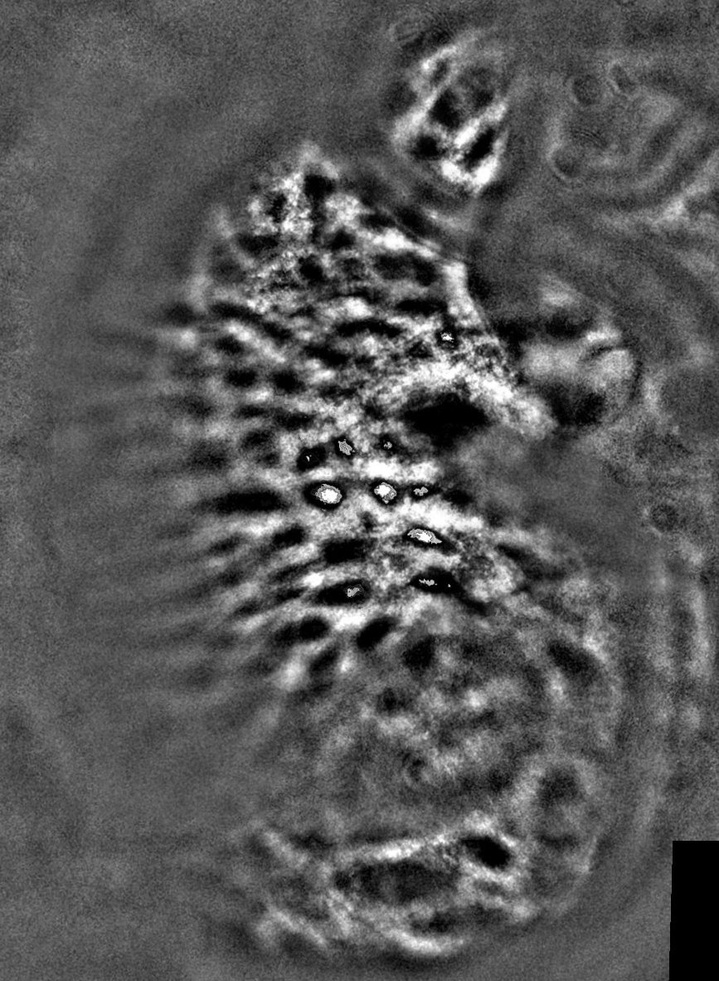
#> input picture Lame_criblee/LC001.jpg, 719 x 981 px, shrunk from 867 x 1182 before the run
$ jupyter execute --allow-errors Filter_testing.ipynb   (older library calls are emulated)
#> lines starting #> are read from the running program, lines starting #| are printed output that depends on the picture; after the words box and inside, x2 and y2 are one past the last pixel; in counts of white or black regions, pixels touching at a corner belong together
[cell 1]
import numpy as np
import matplotlib.pyplot as plt
from matplotlib import colors
import PIL
import scipy.io
import cv2
import os
import scipy as sp
from skimage.morphology import disk, reconstruction

[cell 2]
# All the path
projet_path = os.getcwd()
image_path = os.path.join(projet_path, "Lame_criblee")
mask_path = os.path.join(projet_path, "Terrain")

[cell 3]
im_name = "LC001"
if os.path.exists(os.path.join(image_path, f"{im_name}.jpg")):
    im = cv2.imread(f'{image_path}/{im_name}.jpg')
#> im is the input picture: shape (981, 719, 3); min 0, max 255, mean 86.8
elif os.path.exists(os.path.join(image_path, f"{im_name}.png")):
    im = cv2.imread(f'{image_path}/{im_name}.png')
else :
    print("The file path does not exist")
[H, W, I] = im.shape
#plt.imshow(im)
im = cv2.cvtColor(im, cv2.COLOR_BGR2GRAY)
#> im: shape (981, 719)

#> (a cell that did not finish here is left out)

[cell 5]
# Overlap image and mask
colormap = colors.ListedColormap(['white', 'red'])
#plt.imshow(im, cmap=plt.cm.gray)
#plt.imshow(mask, cmap = colormap, alpha = 0.2)

[cell 6]
# Cleaning the dark rectangles
_, binary = cv2.threshold(im, 10, 255, cv2.THRESH_BINARY_INV)
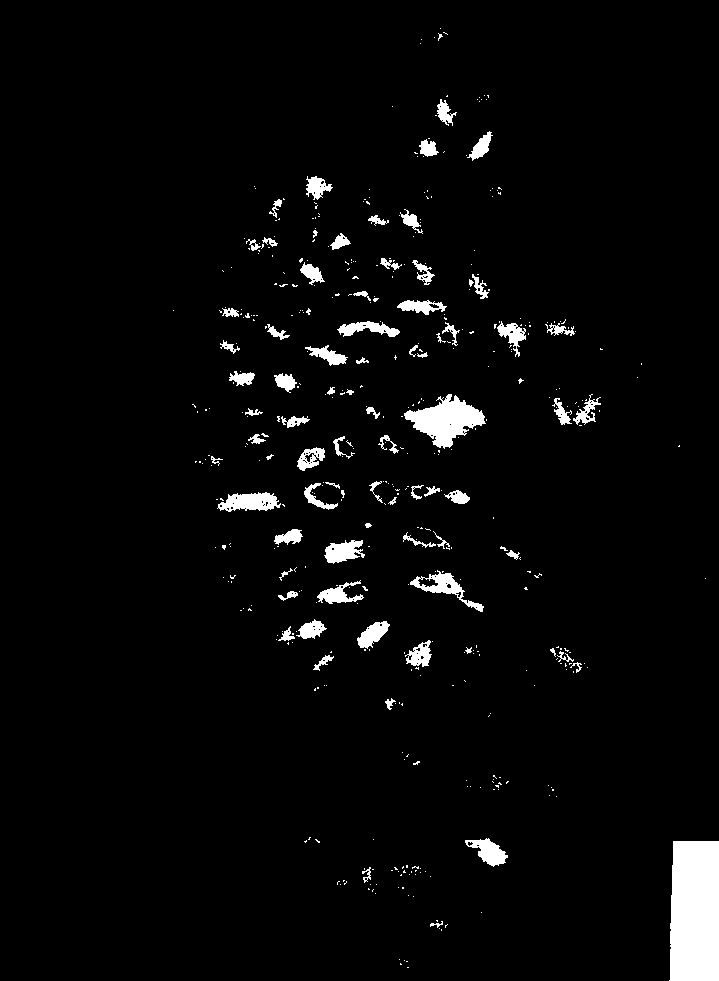
#> binary: shape (981, 719); 3.4% white; 464 white regions (385 under 20 px)
contours, _ = cv2.findContours(binary, cv2.RETR_EXTERNAL, cv2.CHAIN_APPROX_SIMPLE)
#> contours = 464 contours, 400 with area under 20; largest, box (x1, y1, x2, y2) and area: (669, 841, 719, 981) 6509, (404, 394, 486, 449) 2114, (410, 570, 484, 612) 805, (217, 492, 281, 512) 778, (465, 838, 508, 867) 574
created_mask = np.ones(im.shape, dtype=np.uint8) * 255

for contour in contours:
    x, y, w, h = cv2.boundingRect(contour)
    if (w > 20 and h > 20) and (x < 10 or x + w > im.shape[1] - 10):
        cv2.drawContours(created_mask, [contour], -1, 0, -1)
#> this loop made 464 passes
#> (x, y, w, h) on passes 4, 5, 7: (404, 960, 1, 1), (399, 959, 1, 1), (439, 928, 1, 1)
#> created_mask: shape (981, 719); 99.1% white; 1 black region, box (x1, y1, x2, y2) and area: (669, 841, 719, 981) 6696

im[created_mask == 0] = 128
#> im: shape (981, 719); min 0, max 255, mean 88
plt.imshow(im, cmap = plt.cm.gray)

[cell 7]
# inverser couleurs images
im_inverted = 255 - im
plt.imshow(im_inverted, cmap = plt.cm.gray)

[cell 8]
# Egalisation de l'histogramme de niveaux de gris
egal_image = cv2.equalizeHist(im_inverted)
fig, axes = plt.subplots(1, 2, figsize=(10, 5))
axes[0].imshow(im_inverted, cmap = plt.cm.gray)
axes[1].imshow(egal_image, cmap = plt.cm.gray)

[cell 9]
contrast_coeff = 1.6
brightness_coeff = 0 #coeff entre 1 et 3 (en dessous de 1, diminue le contrast)
brighter_image = egal_image*contrast_coeff+brightness_coeff
brighter_image = np.clip(brighter_image, 0, 255)  # Limit values to the range [0, 255]
fig, axes = plt.subplots(1, 2, figsize=(10, 5))
axes[0].imshow(egal_image, cmap='gray')
axes[0].set_title('Original Image')
axes[1].imshow(brighter_image, cmap='gray')
axes[1].set_title('Adjusted Image')
plt.show()

[cell 10]
# Put a threshold on the image
blur_im = cv2.GaussianBlur(egal_image,(5,5),0)
ret, seuil_im = cv2.threshold(blur_im, 230, 255, cv2.THRESH_BINARY_INV)
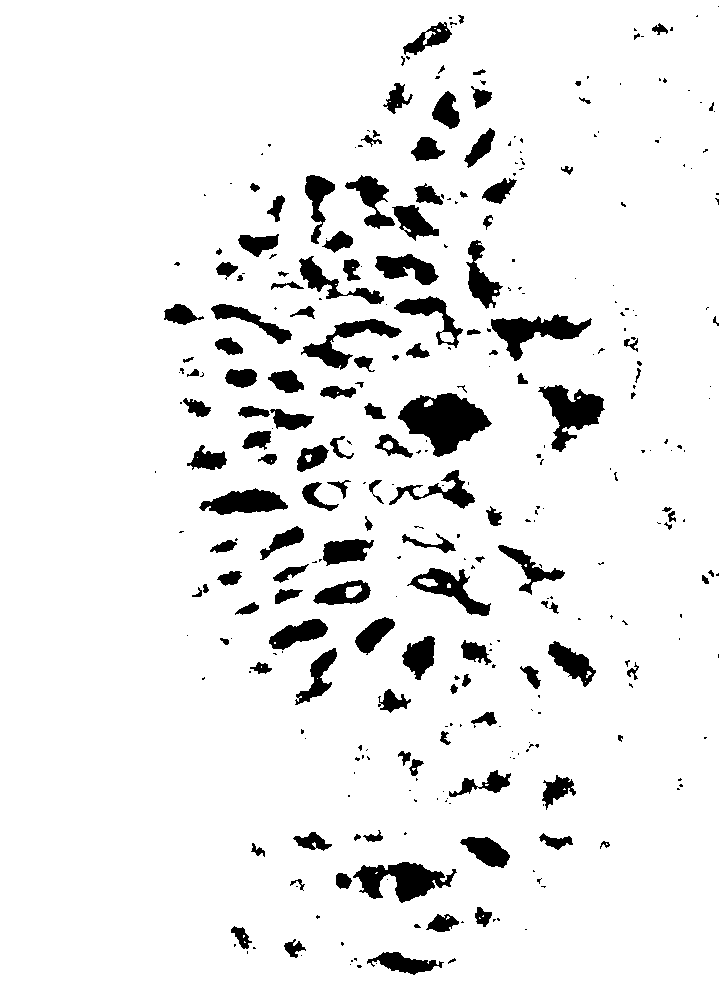
#> seuil_im: shape (981, 719); 92.3% white; 343 black regions (204 under 20 px), largest, box (x1, y1, x2, y2) and area: (398, 393, 492, 457) 3403, (353, 862, 457, 903) 2168, (538, 385, 605, 452) 2054

fig, axes = plt.subplots(1, 2, figsize=(10, 5))
axes[0].imshow(seuil_im-255, cmap = plt.cm.gray)
#> (the rest of this cell did not finish here and is left out)

[cell 11]
# Fill the missing spots inside the white structures and delete noise
SE3 = cv2.getStructuringElement(cv2.MORPH_ELLIPSE,(3,3))
#> SE3 = [[0, 1, 0], [1, 1, 1], [0, 1, 0]]
SE5 = cv2.getStructuringElement(cv2.MORPH_ELLIPSE,(5,5))
#> SE5 = [[0, 0, 1, 0, 0], [1, 1, 1, 1, 1], [1, 1, 1, 1, 1], [1, 1, 1, 1, 1], [0, 0, 1, 0, 0]]
SE7 = cv2.getStructuringElement(cv2.MORPH_ELLIPSE,(7,7))
SE9 = cv2.getStructuringElement(cv2.MORPH_ELLIPSE,(9,9))

# Filtres alternées séquentiels
N = 5
tailles = range(0, N)
SE = [disk(r) for r in tailles]

fas = egal_image.copy()
#> (the rest of this cell did not finish here and is left out)

#> (a cell that did not finish here is left out)

[cell 13]
# Not working at all
tophat1 = cv2.morphologyEx(egal_image, cv2.MORPH_TOPHAT, SE7)
tophat2 = cv2.morphologyEx(egal_image, cv2.MORPH_TOPHAT, SE9)


fig, axes = plt.subplots(1, 2, figsize=(10, 5))
#> (the rest of this cell did not finish here and is left out)

[cell 14]
# Calcul du gradient
grad_x = cv2.Sobel(egal_image, cv2.CV_64F, 1, 0, ksize=3)
grad_y = cv2.Sobel(egal_image, cv2.CV_64F, 0, 1, ksize=3)

gradient_magnitude = cv2.magnitude(grad_x, grad_y)
gradient_magnitude = cv2.normalize(gradient_magnitude, None, 0, 255, cv2.NORM_MINMAX)
plt.imshow(gradient_magnitude, cmap='gray')

[cell 15]
# canny edge detection
canny_image = cv2.Canny(egal_image, 50,100)
#> canny_image: shape (981, 719); 32% white in thin lines or dots
plt.imshow(canny_image, cmap = plt.cm.gray)

[cell 16]
# Put a threshold on the image with Otsu
ret2,th2 = cv2.threshold(egal_image,10,255,cv2.THRESH_BINARY_INV+cv2.THRESH_OTSU)
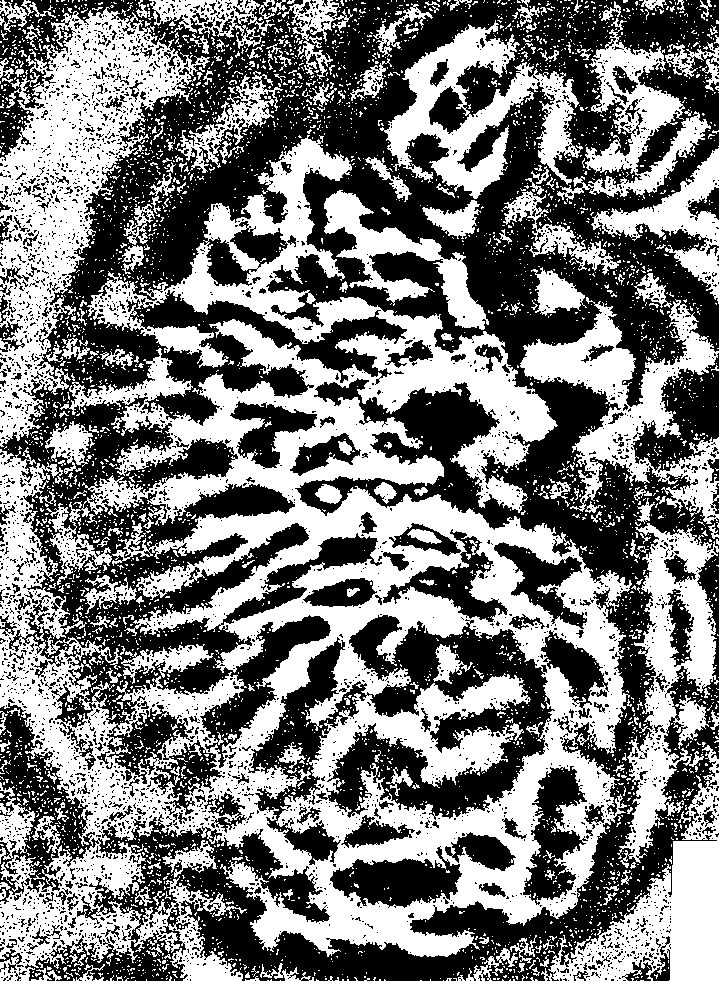
#> th2: shape (981, 719); 48.3% white; 4541 white regions (4275 under 20 px), largest, box (x1, y1, x2, y2) and area: (0, 135, 632, 981) 185168, (0, 7, 210, 447) 30222, (520, 297, 719, 524) 14676
#> ret2 = 123
fig, axes = plt.subplots(1, 2, figsize=(10, 5))
axes[0].imshow(th2, cmap = plt.cm.gray)
#> (the rest of this cell did not finish here and is left out)

[cell 17]
# Put a threshold on the image with an adaptative gaussian threhsold
gauss_seuil_im = cv2.adaptiveThreshold(egal_image,255,cv2.ADAPTIVE_THRESH_GAUSSIAN_C, cv2.THRESH_BINARY,15,2)
#> gauss_seuil_im: shape (981, 719); 52.5% white; 4952 black regions (4310 under 20 px), largest, box (x1, y1, x2, y2) and area: (0, 0, 719, 981) 227738, (374, 0, 719, 300) 26301, (510, 841, 719, 981) 6257
fig, axes = plt.subplots(1, 2, figsize=(10, 5))
axes[0].imshow(gauss_seuil_im, cmap = plt.cm.gray)
#> (the rest of this cell did not finish here and is left out)

[cell 18]
# Put a threshold on the image with Otsu and a previous blur
blur = cv2.GaussianBlur(egal_image,(5,5),0)
ret3,th3 = cv2.threshold(blur,20,255,cv2.THRESH_BINARY_INV+cv2.THRESH_OTSU)
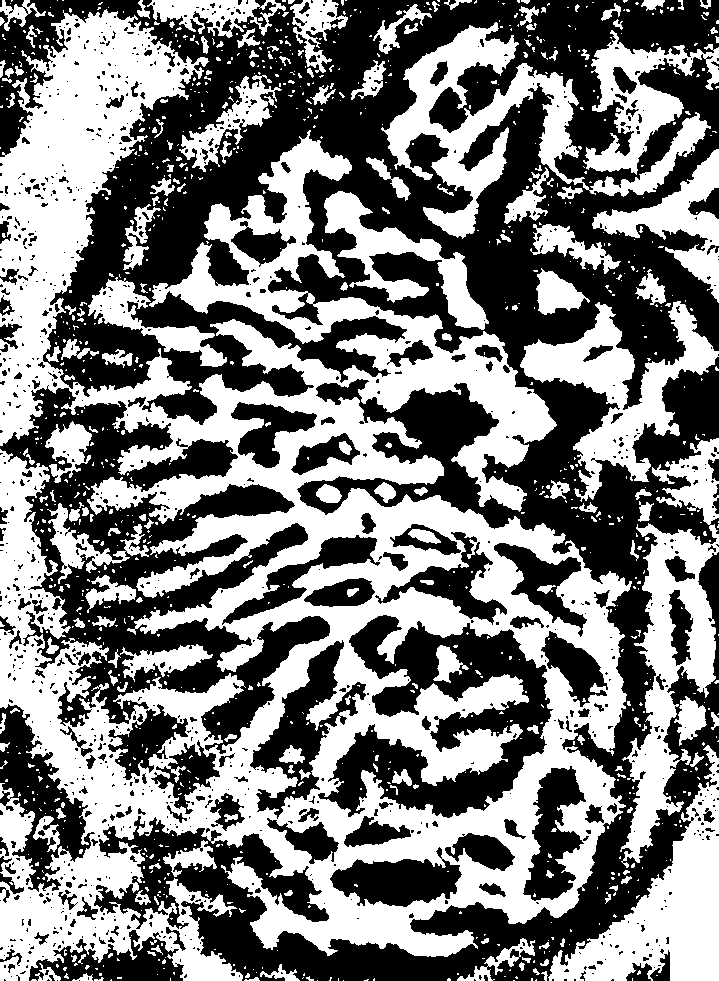
#> th3: shape (981, 719); 48.7% white; 1079 white regions (888 under 20 px), largest, box (x1, y1, x2, y2) and area: (0, 9, 632, 981) 222602, (381, 22, 711, 239) 16723, (620, 438, 719, 868) 15483
#> ret3 = 127
fig, axes = plt.subplots(1, 2, figsize=(10, 5))
axes[0].imshow(th3, cmap = plt.cm.gray)
#> (the rest of this cell did not finish here and is left out)

[cell 19]
def imfilter(im,noyau):
    # Creation du bordage en miroir
    h,w = np.shape(noyau)
    hbis = int(np.floor(h/2))
    wbis = int(np.floor(w/2))
    im_bis = np.pad(im, ((hbis,hbis),(wbis,wbis)),'symmetric')
    [Hbis,Wbis] = im_bis.shape
    # Delete le bordage
    conv = sp.signal.convolve2d(im_bis, noyau)
    conv_bis = conv[hbis:Hbis-hbis, wbis:Wbis-wbis]
    return conv_bis

[cell 20]
# Filtre dérivatuer, passe haut, dessine les contours
def passeHaut(im):
    noyauhoriz = np.array([[-1, 0, 1]])
    noyauvert = np.array([[-1], [0], [1]])

    imhoriz = imfilter(im,noyauhoriz)
    imvert = imfilter(im,noyauvert)
    imcontour = np.sqrt(imhoriz**2 + imvert**2)
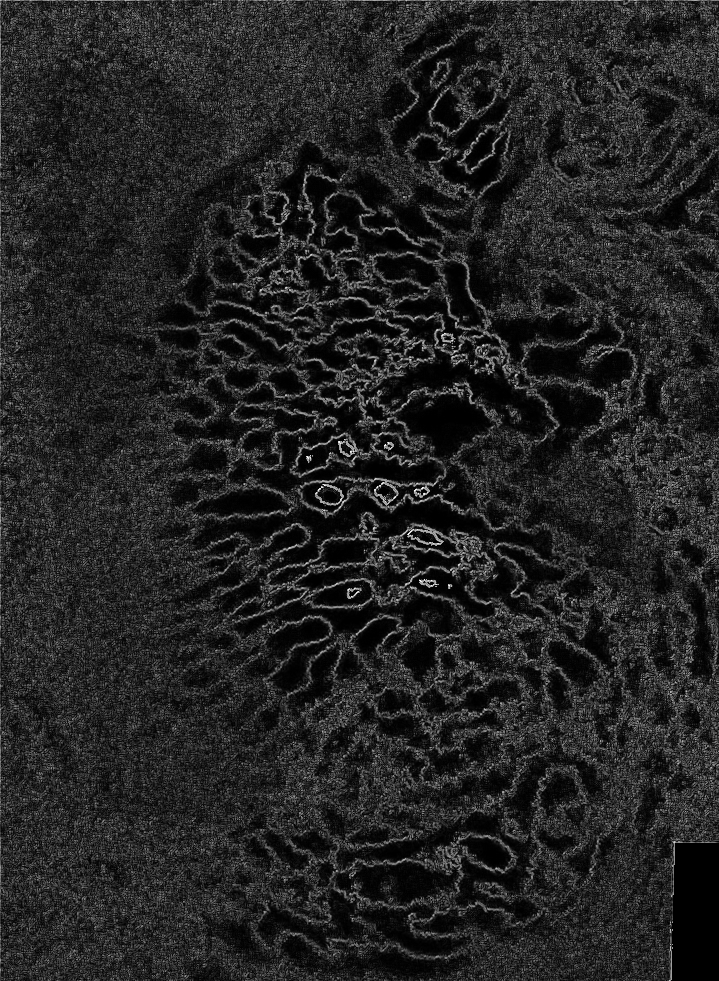
#> imcontour: shape (981, 719) float64; min 0, max 348.7, mean 50; drawn with min black and max white

    fig, axes = plt.subplots(1, 2, figsize=(10, 5))
    axes[0].imshow(im, cmap=plt.cm.gray)
    axes[1].imshow(imcontour, cmap=plt.cm.gray)

    return
passeHaut(egal_image)

$ run again, with Lame_criblee/LC002.jpg copied over Lame_criblee/LC001.jpg
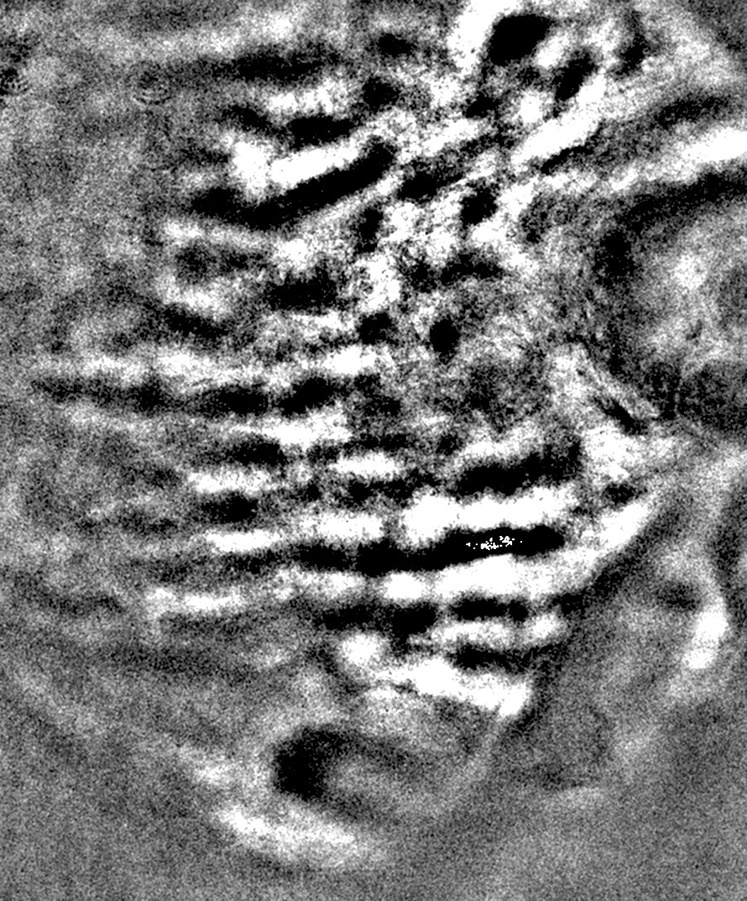
#> input picture Lame_criblee/LC002.jpg, 747 x 901 px, shrunk from 900 x 1086 before the run
#> im is the input picture: shape (901, 747, 3); min 0, max 255, mean 119.7
#> `_, binary = cv2.threshold(im, 10, 255, cv2.THRESH_BINARY_INV)`:
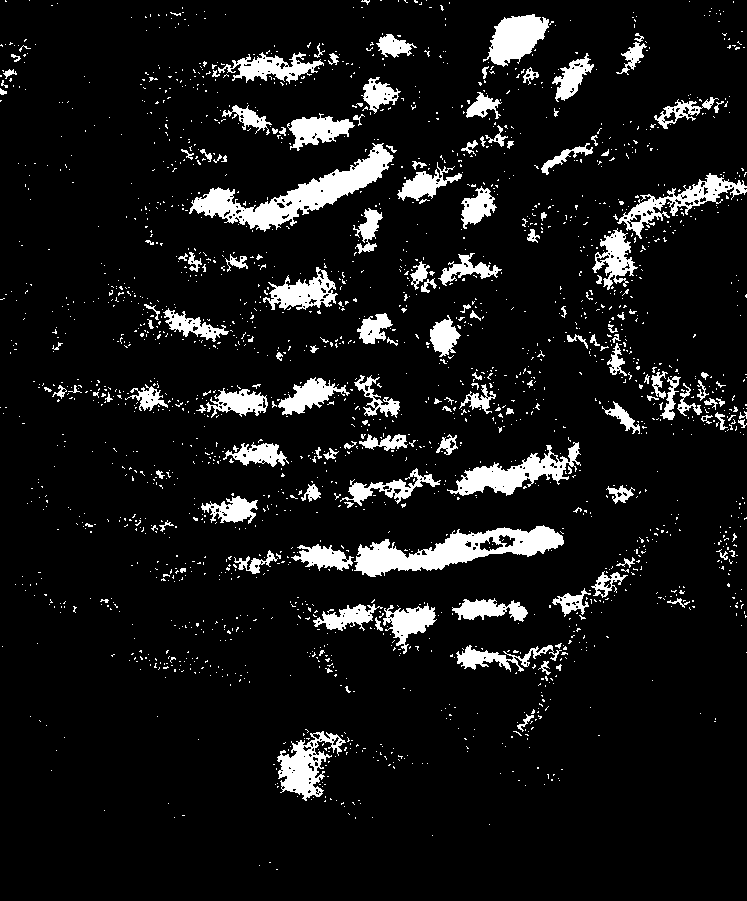
#> binary: shape (901, 747); 8.8% white; 2122 white regions (1970 under 20 px)
#> contours = 2119 contours, 2022 with area under 20; largest, box (x1, y1, x2, y2) and area: (189, 143, 394, 232) 4756, (354, 525, 564, 577) 4690, (447, 442, 581, 496) 2420, (277, 731, 346, 801) 2002, (617, 173, 747, 239) 2001
#> the loop `for contour in contours:` made 2119 passes
#> (x, y, w, h) on passes 2, 4, 5: (259, 865, 1, 1), (432, 835, 1, 1), (489, 824, 1, 1)
#> seuil_im: shape (901, 747); 92.1% white; 510 black regions (390 under 20 px), largest, box (x1, y1, x2, y2) and area: (190, 144, 393, 231) 5004, (355, 526, 564, 577) 4412, (448, 443, 580, 496) 2613
#> SE3 = [[0, 1, 0], [1, 1, 1], [0, 1, 0]]
#> SE5 = [[0, 0, 1, 0, 0], [1, 1, 1, 1, 1], [1, 1, 1, 1, 1], [1, 1, 1, 1, 1], [0, 0, 1, 0, 0]]
#> canny_image: shape (901, 747); 33.9% white in thin lines or dots
#> th2: shape (901, 747); 49.9% white; 3820 white regions (3499 under 20 px), largest, box (x1, y1, x2, y2) and area: (0, 0, 747, 901) 204515, (0, 611, 568, 901) 50222, (0, 42, 156, 342) 16084
#> ret2 = 123
#> gauss_seuil_im: shape (901, 747); 51.7% white; black in thin lines or dots
#> th3: shape (901, 747); 47.5% white; 1349 white regions (1090 under 20 px), largest, box (x1, y1, x2, y2) and area: (0, 0, 747, 901) 175118, (0, 611, 567, 901) 46574, (0, 0, 354, 74) 12489
#> ret3 = 121
#> im_bis: shape (903, 747)
#> conv: shape (905, 747) int64
#> in passeHaut, `imcontour = np.sqrt(imhoriz**2 + imvert**2)`:
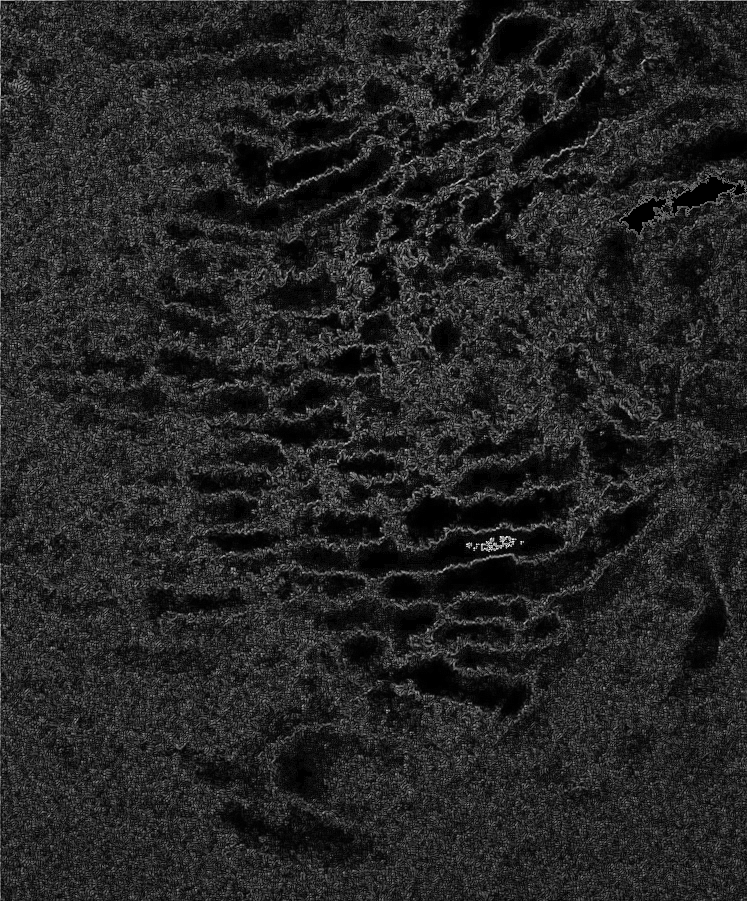
#> imcontour: shape (901, 747) float64; min 0, max 360.6, mean 52.4; drawn with min black and max white
